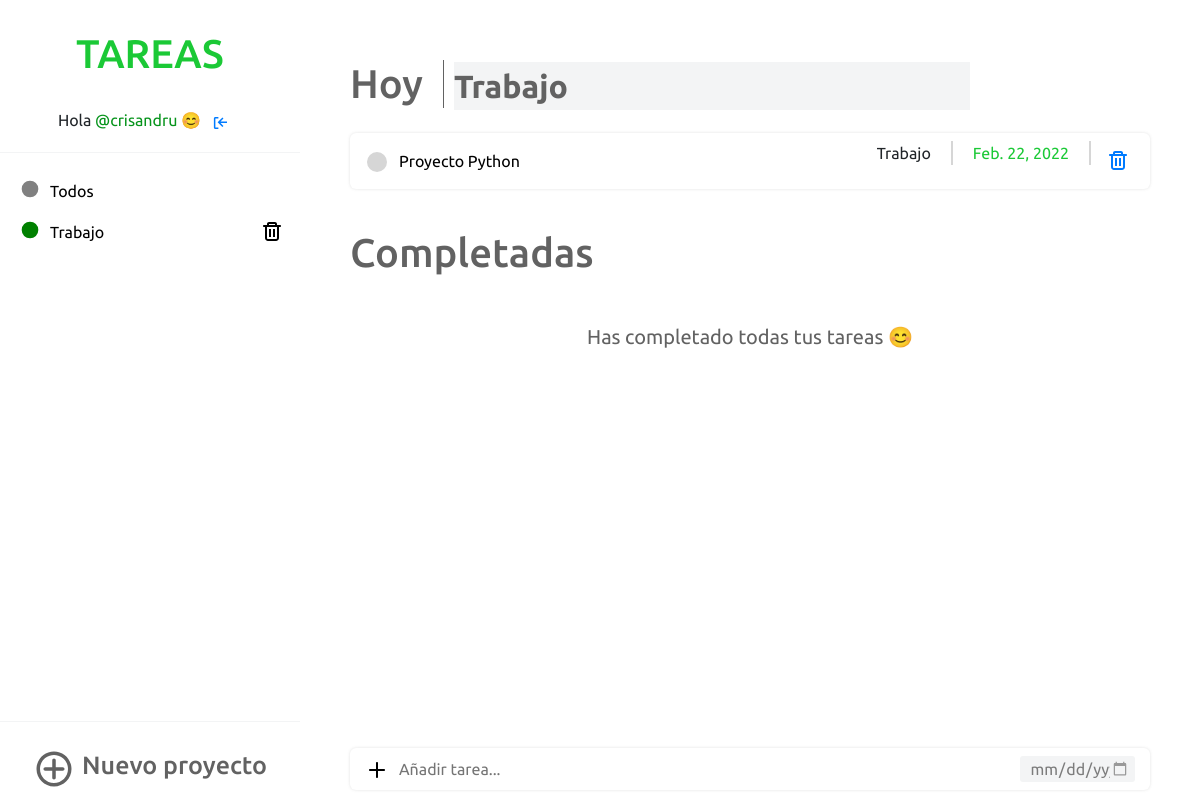
The app's page /Trabajo/ (signed in) with its own data.
### appToDo/models.py (models this page shows, shortened)
class Proyecto(models.Model):
    COLORES= [
    ('red', 'red'),
    ('blue', 'blue'),
    ('green', 'green'),
    ('orange', 'orange'),
    ('gray', 'gray')
    ]
    titulo_proyecto = models.CharField(max_length=20, null=False)
    propietario = models.ForeignKey(settings.AUTH_USER_MODEL, on_delete=models.CASCADE, null=True)
    color = models.CharField(choices=COLORES, default=None, max_length=20)
    def __str__(self):
        return self.titulo_proyecto

class Tarea(models.Model):
    propietario = models.ForeignKey(settings.AUTH_USER_MODEL, on_delete=models.CASCADE, null=False, blank=False)
    titulo_tarea = models.CharField(max_length=80, null=False, blank=False)
    fecha_creacion = models.DateTimeField(default=timezone.now)
    fecha_vencimiento = models.DateField(blank=True, null=True, validators=[MinValueValidator(datetime.date.today)])
    completado = models.BooleanField(default=False)
    titulo_proyecto = models.ForeignKey(Proyecto,
                                        on_delete=models.CASCADE,
                                        null=False, # No puede ser nulo.
                                        blank=False,# No debe almacenar valores vacios.
                                        default='Todos')

### appToDo/views.py (the view)
# urls.py: path('<str:proyecto>/', login_required(views.proyecto_seleccionado), name='proyecto_seleccionado'),
def proyecto_seleccionado(request, proyecto):
    esta = verificar(request, proyecto)
    fecha_actual = datetime.date.today
    if esta:
        form_nuevo_proyecto = nuevoProyecto(request)
        proyectos = Proyecto.objects.filter(propietario=request.user)
        proyecto = get_object_or_404(Proyecto,propietario=request.user, titulo_proyecto=proyecto)
        form = nueva_tarea_proyecto(request, proyecto)
        listado_tareas = Tarea.objects.filter(completado=False, titulo_proyecto=proyecto, propietario=request.user).order_by('id')
        tareas_completadas = Tarea.objects.filter(completado=True, titulo_proyecto=proyecto, propietario=request.user)
        nueva_tarea = actualizar_tarea(request)
        nuevo_nombre_proyecto = actualizar_proyecto(request)
        if nuevo_nombre_proyecto:
            return redirect('proyecto_seleccionado', proyecto=nuevo_nombre_proyecto)
        return render(request, 'appToDo/proyecto_individual.html', {'proyecto':proyecto, 'form':form, 'tareas':listado_tareas, 'tareas_completadas':tareas_completadas, 'proyectos':proyectos, 'form_proyecto':form_nuevo_proyecto, 'fecha_actual':fecha_actual, 'nueva_tarea':nueva_tarea, 'nuevo_proyecto':nuevo_nombre_proyecto})
    else:
        return render(request, 'appToDo/error.html', {})

### appToDo/forms.py
class tareaFormProyecto(forms.ModelForm):
    class Meta:
        model = Tarea
        fields = ('titulo_tarea', 'fecha_vencimiento')
        widgets = {
            'fecha_vencimiento': DateInput(attrs={
                'type': 'date',
                'class': 'input-fecha-vencimiento',
                }
            ),
            'titulo_tarea': forms.TextInput(
                attrs={
                    'class': 'input-agregar-tarea',
                    'placeholder':'Añadir tarea...',
                    'required': 'True',
                }
            ),
        }

class proyectoForm(forms.ModelForm):
    class Meta:
        model = Proyecto
        fields = ('titulo_proyecto','color')
        widgets = {
            'color': forms.RadioSelect(choices=Proyecto.COLORES, attrs={
                'class': 'seleccion-color'
            }),
            'titulo_proyecto': DateInput(attrs={
                'class': 'input-agregar-proyecto',
                'placeholder':'Añadir proyecto...',
                }
            ),
        }

### appToDo/views.py (called while the page is built)
def nuevoProyecto(request):
    if request.method == 'POST':
        form = proyectoForm(request.POST)
        if form.is_valid():
            post = form.save(commit=False)
            estado = verificarProyecto(post.titulo_proyecto, request.user)
            if estado:
                post.propietario = request.user
                post.save()
                form = proyectoForm()
            else:
                form = proyectoForm()
    else:
        form = proyectoForm()
    return form

def verificar(request, proyecto):
    esta = get_object_or_404(Proyecto, propietario=request.user, titulo_proyecto=proyecto)
    if esta:
        return True
    else:
        return False

def nueva_tarea_proyecto(request, proyecto):
    if request.method == 'POST':
        form = tareaFormProyecto(request.POST, request.user)
        if form.is_valid():
            tarea = form.save(commit=False)
            tarea.titulo_proyecto = proyecto
            tarea.propietario = request.user
            tarea.save()
            form = tareaFormGeneral()
    else:
        form = tareaFormProyecto()
    return form

def actualizar_tarea(request):
    id = request.POST.get('id')
    titulo = request.POST.get('titulo')
    nuevo = Tarea.objects.filter(pk=id).update(titulo_tarea=titulo)
    return nuevo

### appToDo/templates/appToDo/proyecto_individual.html (shortened to what this page needs)
{% extends 'appToDo/base.html' %}
{% block listado_proyectos%}
{%for proyecto in proyectos %}
<div class="listado">
    <div class="sidebar-proyecto-titulo">
        {% if proyecto.titulo_proyecto == 'Todos' %}
        <a href="{% url 'inicio' %}" class="disable-select proyecto-titulo-sidebar">
            <div class="contenedor-proyectos">
                <svg version="1.1" xmlns="http://www.w3.org/2000/svg" width="20" height="20" viewBox="0 0 120 120">
                    <circle cx="60" cy="60" r="50" fill="{{ proyecto.color }}" />
                </svg>
                <li>{{ proyecto.titulo_proyecto }}</li>
            </div>
        </a>
        {% else %}
        <a href="{% url 'proyecto_seleccionado' proyecto=proyecto.titulo_proyecto %}"
            class="disable-select proyecto-titulo-sidebar">
            <div class="contenedor-proyectos">
                <svg version="1.1" xmlns="http://www.w3.org/2000/svg" width="20" height="20" viewBox="0 0 120 120">
                    <circle cx="60" cy="60" r="50" fill="{{ proyecto.color }}" />
                </svg>
                <li>{{ proyecto.titulo_proyecto }}</li>
            </div>
        </a>
        {% endif %}
    </div>
    <div class="sidebar-proyecto-eliminar">
        {% if proyecto.titulo_proyecto != 'Todos' %}
            <a href="{% url 'borrar_proyecto_individual' pk=proyecto.pk %}" class="eliminar-proyecto">
            </a>
        {% endif %}
    </div>
</div>
{% endfor %}
{% endblock %}
{% block listado_tareas_hoy %}
<div class="titulo-proyecto-individual">
    <h1 class="titulo-principal-tareas">Hoy</h1>
    <form method="POST" class="formulario-editar-proyecto">
        <input class="editar-proyecto-hoy" name="titulo-proyecto" type="text" value="{{ proyecto.titulo_proyecto }}">
    </form>
</div>
{% if not tareas %}
<div class="no-hay-tareas">
    <p>No has agregado tareas &#128543;</p>
</div>
{% else %}
{% for tarea in tareas %}
<div class="contenedor-tareas">
    <div class="titulo-boton-tarea">
        <a href="{% url 'completar_tarea' pk=tarea.pk %}"><svg version="1.1" xmlns="http://www.w3.org/2000/svg"
                width="24" height="24" viewBox="0 0 120 120">
                <circle cx="60" cy="60" r="50" fill="#d6d6d6" />
            </svg></a>
        <form method="POST" class="formulario-editor">
            <input class="editar-tarea-hoy" name="titulo" type="text" value="{{ tarea.titulo_tarea }}">
        </form>
    </div>
    <div class="tipo-fecha-tarea">
        {% if tarea.fecha_vencimiento %}
        <p class="tipo-proyecto">{{ tarea.titulo_proyecto }}</p>
        {% if fecha_actual < tarea.fecha_vencimiento %} <p class="fecha-vencimiento">{{ tarea.fecha_vencimiento }}</p>
            {% elif fecha_actual == tarea.fecha_vencimiento %}
            <p class="fecha-vencimiento vence-hoy">{{ tarea.fecha_vencimiento }}</p>
            {% else %}
            <p class="fecha-vencimiento vencido">{{ tarea.fecha_vencimiento }}</p>
            {% endif %}
            {% else %}
            <p class="tipo-proyecto sin-fecha">{{ tarea.titulo_proyecto }}</p>
            {% endif %}
            <a href="{% url 'borrar_tarea' pk=tarea.pk %}" class="delete">
            </a>
    </div>
</div>
{% endfor %}
{% endif %}
{% endblock %}
{% block listado_tareas_completadas %}
<h1 class="titulo-principal-tareas">Completadas</h1>
{% if not tareas_completadas %}
<div class="no-hay-tareas">
    <p>Has completado todas tus tareas &#128522;</p>
</div>
{% endif %}
{% endblock %}
{% block agregar_tarea_general %}
<div class="contenedor-tareas">
    <form method="POST" class="formulario-tarea">
        <div class="button-tarea ingresar-tarea-individual">
            <button type="submit"></button>
            {{ form.titulo_tarea }}
        </div>
        <div class="tipo-vencimiento-tarea vencimiento-proyecto">
            {{ form.fecha_vencimiento }}
        </div>
    </form>
</div>
{% endblock %}

### appToDo/templates/appToDo/base.html (shortened to what this page needs)
{% load static %}
<!DOCTYPE html>
<html lang="en">
<head>
    <link href='https://css.gg/add.css' rel='stylesheet'>
    <link href='https://css.gg/trash.css' rel='stylesheet'>
    <link href='https://css.gg/log-out.css' rel='stylesheet'>
    <link rel="stylesheet" href="{% static 'css/style.css' %}">
    <link rel="stylesheet" type="text/css" href="bootstrap.min.css">
</head>
<body>
    <div class="contenedor">
        <aside class="sidebar">
            <a href="{% url 'inicio' %}">
                <h2 class="disable-select">Tareas</h2>
            </a>
            <p class="nombre-usuario">Hola <span>@{{ user.username }}</span> &#128522 &nbsp;&nbsp;<a
                    href="{% url 'logout' %}" class="cerrar-sesion"></a></p>
            <hr class="hr-1">
            <ul class="listado-proyectos">
                {% block listado_proyectos %}
                {% endblock %}
            </ul>
            <div class="contenedor-nuevo-proyecto">
                <hr class="hr-3">
                <div class="nuevo-proyecto">
                    <h3 class="disable-select">Nuevo proyecto</h3>
                </div>
            </div>
        </aside>
        <main class="contenedor-main">
            <div class="tareas-hoy">
                {% block listado_tareas_hoy %}{% endblock %}
            </div>
            <div class="tareas-completadas">
                {% block listado_tareas_completadas %}{% endblock %}
            </div>
            <div class="agregar-tarea-general">
                {% block agregar_tarea_general %}
                {% endblock %}
            </div>
        </main>
    </div>
</body>
</html>

### appToDo/static/css/style.css (style rules this page uses)
* { margin: 0; padding: 0; box-sizing: border-box; list-style: none; text-decoration: none; font-family: 'Ubuntu', sans-serif; }
body { background-color: #f3f4f5; }
.contenedor { display: flex; position: relative; }
.contenedor .sidebar { position: fixed; width: 300px; height: 100vh; background-color: #fff; padding: 30px 0; z-index:2; flex-direction: column; }
.contenedor .sidebar h2 { color: #1BC936; font-size: 40px; text-transform: uppercase; text-align: center; margin-bottom: 30px; }
.hr-1, .hr-2 { border-top: 1px solid #f3f4f5; margin-top: 20px; margin-bottom: 20px; }
.nombre-usuario { width: 100%; text-align: center; }
.nombre-usuario span { color: #07941c; }
.cerrar-sesion { margin-right: 15px; }
.listado-proyectos { overflow-y: auto; overflow-x: hidden; }
.listado { width: 100%; display: block; display: flex; margin-bottom: 5px; }
.sidebar-proyecto-titulo { width: 80%; }
.sidebar-proyecto-eliminar { width: 10%; display: flex; align-items: center; margin-left: 20px; }
.sidebar-proyecto-eliminar a { display: flex; align-self: center; align-items: center; }
.listado-proyectos a { color: black; }
.contenedor-proyectos { display: flex; padding-left: 20px; padding-top: 6px; padding-bottom: 6px; width: 100%; }
.contenedor-proyectos li { padding-left: 10px; }
.hr-3 { border-top: 1px solid #f3f4f5; margin-top: 20px; width: 100%; }
.contenedor-nuevo-proyecto { position: absolute; bottom: 0; width: 100%; }
.nuevo-proyecto { display: flex; padding-top: 10px; padding-bottom: 10px; justify-content: center; }
.nuevo-proyecto svg { color: #626262; padding-left: 0; }
.nuevo-proyecto h3 { color: #626262; font-size: 25px; justify-self: center; align-self: center; padding-left: 7px; }
.contenedor .contenedor-main { width: 100vw; height: 100vh; margin-left: 300px; padding: 20px 50px 10px 50px; position: relative; }
.titulo-principal-tareas { color: #626262; margin-bottom: 15px; margin-top: 40px; justify-content: center; }
.contenedor-tareas { display: flex; justify-content: space-between; margin: 10px 0; background-color: #fff; padding: 8px 15px; border-radius: 6px; align-items: center; -webkit-box-shadow: 0px 0px 3px 0px rgba(222,222,222,0.92); box-shadow: 0px 0px 3px 0px rgba(222,222,222,0.92); z-index:1 }
.titulo-boton-tarea { display: flex; align-items: center; }
.tipo-fecha-tarea { display: flex; align-items: center; }
.tipo-proyecto { padding-right: 20px; border-right: 1px solid #d6d6d6; }
.fecha-vencimiento { padding-left: 20px; border-left: 1px solid #d6d6d6; border-right: 2px solid #d6d6d6; color: #1BC936; padding-right: 20px; }
.no-hay-tareas { text-align: center; color: #626262; font-size: 20px; padding-top: 30px; padding-bottom: 30px; }
.delete { margin-right: 5px; margin-left: 5px; padding-left: 10px; display: flex; align-self: center; }
.formulario-editor { display: flex; align-items: center; margin-left: 10px; }
.editar-tarea-hoy { border: none; outline: none; align-self: center; font-size: 16px; }
.formulario-editar-proyecto { display: flex; align-items: center; margin-top: 28px; margin-left: 10px; }
.editar-proyecto-hoy { font-size: 32px; font-weight: bold; background-color: #f3f4f5; border: none; outline: none; color: #626262; }
.agregar-tarea-general { position: absolute; bottom: 0; right: 0; left: 0; padding-left: 50px; padding-right: 50px; }
.formulario-tarea { display: flex; width: 100%; justify-content: space-between; }
.button-tarea { display: flex; align-self: center; align-content: center; width: 70%; }
.tipo-vencimiento-tarea { display: flex; width: 30%; }
.button-tarea button { background-color: white; border: none; cursor: pointer; }
.input-agregar-tarea { width: 100%; border: none; outline: none; font-size: 16px; margin-left: 10px; }
.input-fecha-vencimiento { background-color: #f3f4f5; color: #7c7c7c; border: none; border-radius: 3px; width: 100%; padding-right: 5px; padding-left: 5px; outline: none; font-size: 16px; padding-left: 10px; cursor: pointer; }
.titulo-proyecto-individual { display: flex; align-items: center; align-content: center; }
.titulo-proyecto-individual h1 { padding-right: 20px; border-right: 1px solid #626262; }
.ingresar-tarea-individual { width: 85%; }
.vencimiento-proyecto { width: 15%; }
.disable-select { -webkit-touch-callout: none; -webkit-user-select: none; -khtml-user-select: none; -moz-user-select: none; -ms-user-select: none; user-select: none; }

### records on screen
Proyecto: titulo_proyecto "Todos"
Proyecto: titulo_proyecto "Trabajo", titulo-proyecto "Trabajo"
Tarea: titulo "Proyecto Python", titulo_proyecto "Trabajo", fecha_vencimiento "Feb. 22, 2022"

### other values on screen
{{ user.username }} "crisandru"
